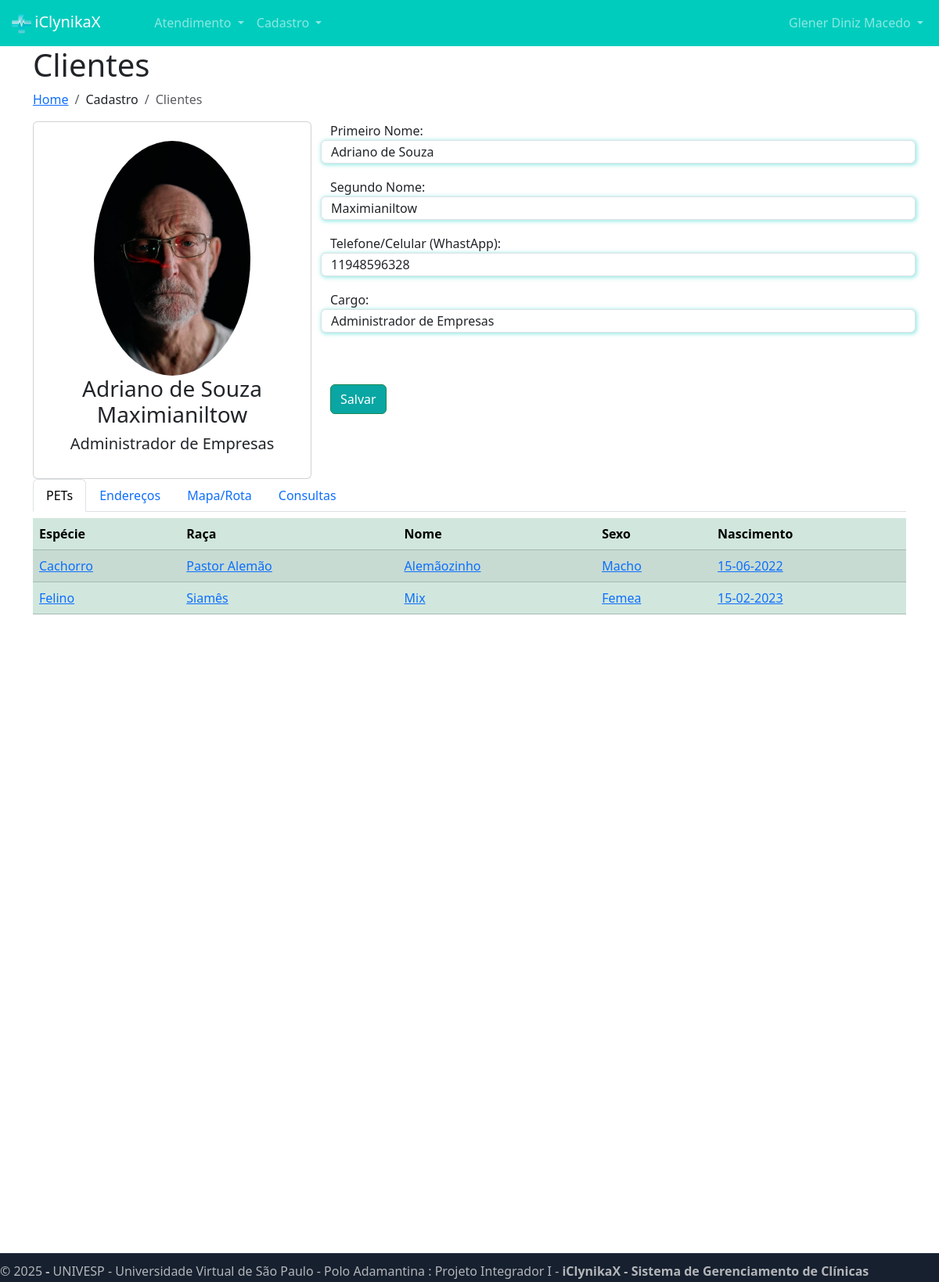
Screenshot of /usuarios/cliente_PI_I/15/ (signed in) with the database file from the repository.
### usuarios/models.py (models this page shows, shortened)
class Perfil(models.Model):
    user = models.ForeignKey(User, on_delete=models.DO_NOTHING)
    Endereco = models.CharField(max_length=200)
    Bairro  = models.CharField(max_length=125)
    Cidade  = models.CharField(max_length=175)
    Country = models.CharField(max_length=100, default='Brasil')
    UF = models.ForeignKey(UfEstados, on_delete=models.DO_NOTHING, null=True, blank=True)
    CEP = models.CharField(max_length=15)
    Celular = models.CharField(max_length=11, blank=True, null=True, verbose_name='Nº telefone celular')
    TelFixo = models.CharField(max_length=11, blank=True, null=True, verbose_name='Nº telefone fixo')
    RG = models.ImageField(upload_to="rgs")
    CPF = models.CharField(max_length=14) # 999.999.999-99 = 14
    Foto = models.ImageField(upload_to="fotos_perfil")
    Descricao = models.TextField(null=True, blank=True)
    Empresa = models.CharField(max_length=200, default='SOME STRING')
    Cargo = models.CharField(max_length=150, default='Indefinido')
    token = models.CharField(max_length=150, default='SOME STRING')

### paciente/models.py (models this page shows, shortened)
class Pet_Cliente(models.Model):
    status_petcliente = (
        ('A', 'Ativo'),
        ('I', 'Inativo')
    )
    cliente = models.ForeignKey(User, on_delete=models.DO_NOTHING)
    Pet = models.ForeignKey(Pet, on_delete=models.DO_NOTHING, null=True, blank=True)
    Pet_Raca = models.CharField(max_length=140, null=True, blank=True)
    Pet_Pelagem = models.CharField(max_length=150, null=True, blank=True)
    Pet_Nome = models.CharField(max_length=140, null=True, blank=True)
    Pet_Sexo_Id = (
        ('M', 'Macho'),
        ('F', 'Femea'),
        ('I', 'Indefindio')
    )
    Pet_Sexo = models.CharField(max_length=1, choices=Pet_Sexo_Id, default='I')
    Pet_Foto = models.ImageField(upload_to="fotos_pet", null=True, blank=True)
    status = models.CharField(max_length=1, choices=status_petcliente, default='A')
    dt_Nscmnto = models.DateField(null=True, blank=True) #Data de Nascimento

class Pet(models.Model):
    Pet = models.CharField(max_length=50)

### usuarios/views.py (the view, shortened to what this page needs)
# urls.py: path('cliente_PI_I/<int:id_cliente>/', views.fnct_clnts_edit_PI_I, name="url_clnts_edit_PI_I"),
@login_required(login_url='/usuarios/login/')
def fnct_clnts_edit_PI_I(request, id_cliente):
    if request.method == "GET":
        slct_id_cliente = User.objects.get(id=id_cliente)
        slct_id_Perfil =  Perfil.objects.get(user = id_cliente)
        slct_id_Pet_Cli = Pet_Cliente.objects.filter(cliente = slct_id_cliente.id)
        return render(request, 'cliente.html', {'Pets_Cliente': slct_id_Pet_Cli, 'cliente': slct_id_cliente, 'cGrp_Usuario':Get_cGrp_Usuario(request.user), 'perfil':slct_id_Perfil, 'is_medico': is_medico(request.user)})

### medico/models.py (called while the page is built)
def is_medico(user):
    return DadosMedico.objects.filter(user=user).exists()

### usuarios/models.py (called while the page is built)
def is_Atendente(user):
    return user.groups.filter(name='Atendente').exists()

def is_Cliente(user):
    return user.groups.filter(name='Cliente').exists()

def is_Gerente(user):
    return user.groups.filter(name="Gerente").exists()

def is_Médico(user):
    return user.groups.filter(name='Médico').exists()

def Get_cGrp_Usuario(user):
    Get_cGrp_Usuario = "Desconhecido"
    if (is_Gerente(user)):
        Get_cGrp_Usuario = "Gerente"
    if (is_Atendente(user)):
        Get_cGrp_Usuario = "Atendente"
    if (is_Médico(user)):
        Get_cGrp_Usuario = "Médico"
    if (is_Cliente(user)):
        Get_cGrp_Usuario = "Cliente"
    return Get_cGrp_Usuario

### usuarios/templates/cliente.html (shortened to what this page needs)
{% extends "base.html" %}
{% load static %}
{% block 'head' %}
    <link rel="stylesheet" href="{% static 'usuarios/css/usuarios.css' %}">
    <link rel="stylesheet" href="{% static 'medicos/css/cadastro_medico.css' %}">
{% endblock 'head' %}
{% block 'body' %}
{% include "partials/navbar.html" %}
<div class="container">
        <div class="row" >
 	    <div class="pagetitle">
               <h1>Clientes</h1>
               <ol class="breadcrumb">
                    <li class="breadcrumb-item"><a href="../../../paciente/home/">Home</a></li>
                    <li class="breadcrumb-item">Cadastro</li>
                    <li class="breadcrumb-item active">Clientes</li>
               </ol>
            </div>
            <div class="col-md-4">
                <div class="card">
                <div class="card-body profile-card pt-4 d-flex flex-column align-items-center">
                    <img title="Imagem do Cliente" style="min-height: auto;	width: 200px;" src="{{ perfil.Foto.url }}" alt="Imagem do Cliente" class="rounded-circle">
                    <h3 style="text-align: center">{{cliente.first_name}} {{cliente.last_name}}</h2>
                    <h5 style="text-align: center">{{perfil.Cargo}}</h3>
                </div>
                </div>
            </div>
            <div class="col-md-8">
                <form action="{% url 'url_clnts_edit' cliente.id %}" method="post" enctype='multipart/form-data'>{% csrf_token %}
                    <div class="row">
                        <label for="">Primeiro Nome:</label>
                        <input type="text" class="form-control shadow-main-color" style="height: 30px;" name="get_first_nome" placeholder="Descrição do Primeiro nome" value="{{cliente.first_name}}"><br><br>
                        <label for="">Segundo Nome:</label>
                        <input type="text" class="form-control shadow-main-color" style="height: 30px;" name="get_last_nome" placeholder="Descrição do Segundo/Sobrenome" value="{{cliente.last_name}}"><br><br>
                        <label for="">Telefone/Celular (WhastApp):</label>
                        <input type="text" class="form-control shadow-main-color" style="height: 30px;" name="get_celular" placeholder="Número do seu celular" value="{{perfil.Celular}}"><br><br>
                        <label for="">Cargo:</label>
                        <input type="text" class="form-control shadow-main-color" style="height: 30px;" name="get_cargo" placeholder="Número do seu celular" value="{{perfil.Cargo}}"><br><br>
                        <br>
                        <br>
                    </div>
                    <input type="submit" value="Salvar" class="btn btn-success btn-dark-color">
                    <br>
                    <br>
                    <br>
                    <br>
                </form>
            </div>
            <div class="col-md-12">
                <ul class="nav nav-tabs" id="myTab" role="tablist">
                    <li class="nav-item" role="presentation">
                        <button class="nav-link active" id="pets-tab" data-bs-toggle="tab" data-bs-target="#pets" type="button" role="tab" aria-controls="home" aria-selected="true">PETs</button>
                    </li>
                    <li class="nav-item" role="presentation">
                        <button class="nav-link" id="enderecos-tab" onClick="slctEndereco();" data-bs-toggle="tab" data-bs-target="#endereco" type="button" role="tab" aria-controls="profile" aria-selected="false">Endereços</button>
                    </li>
                    <li class="nav-item" role="presentation">
                        <button class="nav-link" id="enderecos-tab" data-bs-toggle="tab" data-bs-target="#mapgoogle" type="button" role="tab" aria-controls="profile" aria-selected="false">Mapa/Rota</button>
                    </li>
                    <li class="nav-item" role="presentation">
                       <button class="nav-link" id="consultas-tab" data-bs-toggle="tab" data-bs-target="#contatos" type="button" role="tab" aria-controls="contact" aria-selected="false">Consultas</button>
                    </li>
                </ul>
                <div class="tab-content pt-2" id="myTabContent">
                <div class="tab-pane fade show active" id="pets" role="tabpanel" aria-labelledby="pets">
                     <div class="list-minhas-consultas" >
                        <table class="table table-success table-striped">
                               <thead>
                                   <tr>
                                       <th scope="col">Espécie</th>
                                       <th scope="col">Raça</th>
                                       <th scope="col">Nome</th>
                                       <th scope="col">Sexo</th>
                                       <th scope="col">Nascimento</th>
                                   </tr>
                               </thead>
                               <tbody>
                                   {% for PetCliente in Pets_Cliente %}
                                       <tr>
                                           <td><a href="{% url 'url_pet_clnte_cdstro' PetCliente.id %}">{{PetCliente.Pet.Pet}}</a></td>
                                           <td><a href="{% url 'url_pet_clnte_cdstro' PetCliente.id %}">{{PetCliente.Pet_Raca}}</a></td>
                                           <td><a href="{% url 'url_pet_clnte_cdstro' PetCliente.id %}">{{PetCliente.Pet_Nome}}</a></td>
                                           <td><a href="{% url 'url_pet_clnte_cdstro' PetCliente.id %}">{{PetCliente.get_Pet_Sexo_display}}</a></td>
                                           <td><a href="{% url 'url_pet_clnte_cdstro' PetCliente.id %}" Title = "4 Anos e 5 meses" >{{PetCliente.dt_Nscmnto|date:"d-m-Y"}}</a></td>
                                       </tr>
                                   {% endfor %}
                               </tbody>
                        </table>
                   </div>
                </div>
                </div>
            </div>
        </div>
</div>
{% endblock 'body' %}

### templates/base.html (shortened to what this page needs)
{% load static %}
<!doctype html>
<html lang="pt-BR">
  <head>
    <link rel="stylesheet" href="{% static 'geral/css/base.css' %}">
    <link href="https://cdn.jsdelivr.net/npm/bootstrap@5.3.3/dist/css/bootstrap.min.css" rel="stylesheet">
    {% block 'head' %}{% endblock 'head' %}
  </head>
  <body style="height: 100vh" >
    {% block 'body' %}{% endblock 'body' %}
    <div style="height: 100vh"></div>
    <div class="page-container-footer">
      <div class="page-sidebar">
          <footer class="footer-main" style="height: 1px;	width: 100%;">
            &copy; 2025 <strong> - </strong>UNIVESP - Universidade Virtual de São Paulo - Polo Adamantina : Projeto Integrador I - <b>iClynikaX - Sistema de Gerenciamento de Clínicas</b>
          </footer>
      </div>
    </div>
  </body>
</html>

### templates/partials/navbar.html (shortened to what this page needs)
{% load static %}
{% load l10n %}
<nav class="navbar navbar-expand-lg navbar-dark bg-color-dark">
    <div class="container-fluid">
        <a class="navbar-brand" href="{% url 'url_home' %}"><img src="{% static 'geral/img/logo.png' %}" width="20%" alt="">iClynikaX</a>
        <div class="collapse navbar-collapse" id="navbarNav">
            <ul class="navbar-nav">
                {% if cGrp_Usuario == 'Atendente' %}
                    <li class="nav-item dropdown">
                        <a class="nav-link dropdown-toggle" href="#" id="navbarDropdownMenuLink" role="button" data-bs-toggle="dropdown" aria-expanded="false">
                            Atendimento
                        </a>
                    </li>
                {% endif %}
                {% if request.user.is_superuser %}
                    <li class="nav-item dropdown">
                        <a class="nav-link dropdown-toggle" href="#" id="navbarDropdownMenuLink" role="button" data-bs-toggle="dropdown" aria-expanded="false">
                            Cadastro
                        </a>
                    </li>
                {% endif %}
            </ul>
        </div>
        <div id="user-tools">
            <ul class="navbar-nav">
                <li class="nav-item dropdown">
                    <a class="nav-link dropdown-toggle" title="Usuário Logado: &#10; {{request.user.username}}  &#10; &#10; Grupo: &#10; {{ cGrp_Usuario }}" href="#" id="navbarDropdownMenuLink" role="button" data-bs-toggle="dropdown" aria-expanded="false">
                        {{request.user.first_name}} {{request.user.last_name}}
                    </a>
                </li>
            </ul>
        </div>
    </div>
</nav>

### templates/static/geral/css/base.css (style rules this page uses)
:root { --main-color: #00CCBE; --dark-color: #09A6A3; --contrast-color: #FFD686; }
.bg-color-dark { background-color: var(--main-color); }

### templates/static/usuarios/css/usuarios.css (style rules this page uses)
html { height: 100%; }
body { height: 100%; }
.btn-dark-color { background-color: var(--dark-color); color: white; }
.page-sidebar { background-color: #0f1722; color: #b4b5b8; display: table-cell; height: 100%; position: relative; vertical-align: top; width: 100%; z-index: 101; }
.footer-main { border-top: solid 1px #2B384C; padding: 10px 0 2px; position: relative; top:100%; width: 100%; display: table; table-layout: fixed; background-color: #16202F; }

### templates/static/medicos/css/cadastro_medico.css (style rules this page uses)
.shadow-main-color { box-shadow: 1px 1px 5px 1px rgba(0, 204, 190,.4); }

### rows the page displays
Perfil: Foto (picture), Cargo "Administrador de Empresas", get_celular "11948596328", get_cargo "Administrador de Empresas"
Pet_Cliente: Pet.Pet "Cachorro", Pet_Raca "Pastor Alemão", Pet_Nome "Alemãozinho", Pet_Sexo "Macho", dt_Nscmnto "15-06-2022"
Pet_Cliente: Pet.Pet "Felino", Pet_Raca "Siamês", Pet_Nome "Mix", Pet_Sexo "Femea", dt_Nscmnto "15-02-2023"

### other values shown
{{ request.user.first_name }} "Glener Diniz"
{{ request.user.last_name }} "Macedo"
{{ cliente.first_name }} "Adriano de Souza"
{{ cliente.last_name }} "Maximianiltow"
